Frame 1 (no input): blank canvas, image omitted
Frame 60 (the mouse pressed at the canvas centre just before this capture): blank canvas, image omitted
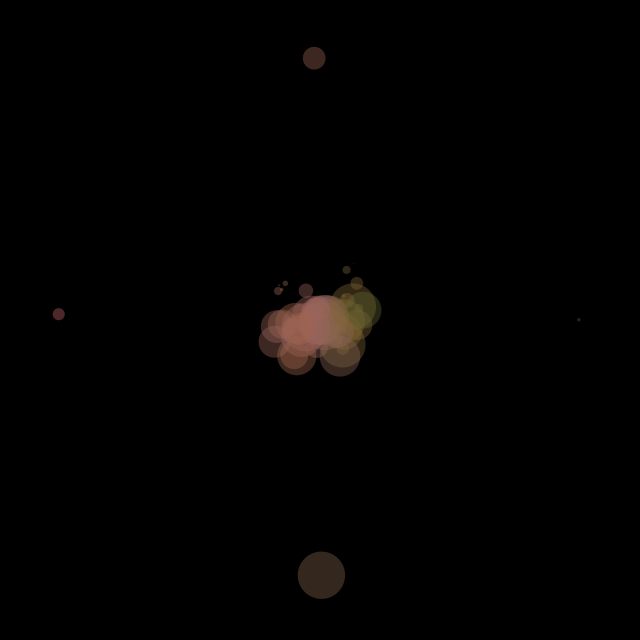
Frame 120 (the mouse held since frame 60 and released just before this capture)

The Processing sketch whose frames 1 and 60 were blank and that drew this single picture after the mouse press (run headless with seeded random() and noise(); from frame 60 on, the mouse is pressed at the canvas centre):

// Processing sketch: sketch157580
// ── sketch157580.pde
/* OpenProcessing Tweak of *@*http://www.openprocessing.org/sketch/157580*@* */
/* !do not delete the line above, required for linking your tweak if you upload again */
//Day 52 #create365

NoiseField noiseField;
ArrayList<Object> objects;
int w = 20;

void setup() {
  size(640, 640);
  smooth();
  background(0);
  objects = new ArrayList<Object>();
  noiseField = new NoiseField(w);
 
}

void draw() {
  background(0);
 
   if (mousePressed) {
   objects.add(new Object(new PVector(mouseX, mouseY), new PVector(random(-1, 1), random(-1, 1))));
   }
   
   if (mouseX != pmouseX) {
   objects.add(new Object(new PVector(mouseX, 0), new PVector(0, 1)));
   objects.add(new Object(new PVector(width-mouseX, height), new PVector(0, -1)));
   objects.add(new Object(new PVector(0, mouseY), new PVector(1, 0)));
   objects.add(new Object(new PVector(width, height-mouseY), new PVector(-1, 0)));
   }
  

  for (int i = objects.size ()-1; i >=0; i--) {

    Object o = (Object) objects.get(i);
    o.update();
    o.look(noiseField);
    o.display();
    if (o.isDead()) {
      objects.remove(i);
    }
  }
}


class NoiseField {

  PVector[][] field;
  int cols, rows;
  int resolution;
  PVector xoff, yoff;
  PVector xinc, yinc;
  int k = 3;


  NoiseField(int r) {
    resolution = r;
    cols = width/resolution;
    rows = height/resolution;

    xoff = new PVector(random(k), random(k), random(k));
    yoff = new PVector(random(k), random(k), random(k));
  
    xinc = new PVector(0.001, 0.005, 0.001);
    yinc = new PVector(0.005, 0.001, 0.005);
    field = new PVector[cols][rows];
    init();
  }



  void init() {
    for (int i = 0; i < cols; i++) {
      for (int j = 0; j < rows; j++) {

        float r = map(noise(xoff.x, yoff.x), 0, 1, 255, 0);
        float g = map(noise(xoff.y, yoff.y), 0, 1, 0, 255);
        float b = map(noise(xoff.z, yoff.z), 0, 1, 0, 255);
        field[i][j] = new PVector(r, g, b);
        fill(r, g, b);
        yoff.add(yinc);
      }
      xoff.add(xinc);
    }
  }

  PVector lookup(PVector lookup) {
    int column = int(constrain(lookup.x/resolution, 0, cols-1));
    int row = int(constrain(lookup.y/resolution, 0, rows-1));
    return field[column][row].get();
  }
}

class Object {

  PVector position, velocity, acceleration;
  float r;
  float maxspeed;
  color c;
  float lifespan = 100;

  Object(PVector pos, PVector vel) {
    position = pos.get();
    velocity = vel.get();
    acceleration = new PVector(random(-0.1, 0.1), random(-0.1, 0.1));
    r = random(50);
    maxspeed = 3;
  }

  void update() {
    velocity.add(acceleration);
    velocity.limit(maxspeed);
    position.add(velocity);
    acceleration.mult(0);

    lifespan -= 0.6;
  }

  void look(NoiseField noise) {
    PVector colorVector = noise.lookup(position);
    c = color(colorVector.x, 100, colorVector.z);
  }

  void display() {
    fill(c, 100);
    noStroke();
    pushMatrix();
    translate(position.x, position.y);
    ellipse(0, 0, r, r);
    popMatrix();
  }

  boolean isDead() {
    if (position.x < 0 || position.x > width || position.y < 0 || position.y > height || lifespan < 0.0) {
      return true;
    } else {
      return false;
    }
  }
}

void mouseClicked() {
  noiseField.init();
}
